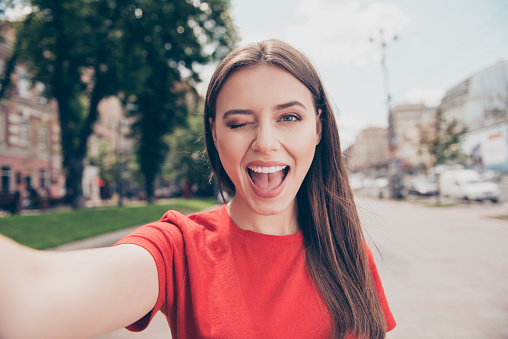
#> input picture photo.jpg, 508 x 339 px
$ jupyter execute 'Cartoonify Images.ipynb'
#> lines starting #> are read from the running program, lines starting #| are printed output that depends on the picture; after the words box and inside, x2 and y2 are one past the last pixel; in counts of white or black regions, pixels touching at a corner belong together
[cell 1]
import cv2
import numpy as np
import matplotlib.pyplot as plt

## Loading image

[cell 2]
def read_file(filename):
#> called with filename = 'photo.jpg'
    img=cv2.imread(filename)
#> img is the input picture: shape (339, 508, 3); mean B, G, R 135.7, 137.4, 158.1
    img=cv2.cvtColor(img , cv2.COLOR_BGRA2RGB)
    plt.imshow(img)
    plt.show()
    return img

[cell 3]
filename="photo.jpg"
img=read_file(filename)
org_img=np.copy(img)

# Creating Edge Mask

[cell 4]
def edge_mask(img,line_size,blur_value):
    # Input:Input image
    # Output: Edges of image
#> called with line_size = 7, blur_value = 7
    gray=cv2.cvtColor(img,cv2.COLOR_RGB2GRAY)
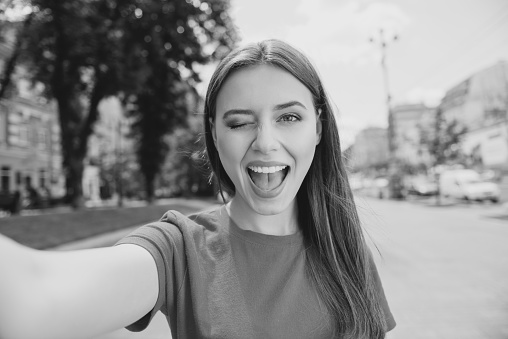
#> gray: shape (339, 508); min 11, max 236, mean 143.4
    gray_blur=(cv2.medianBlur(gray,blur_value))
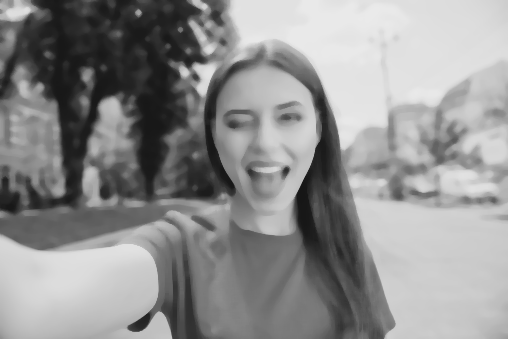
#> gray_blur: shape (339, 508); min 22, max 234, mean 143.6

    edges=cv2.adaptiveThreshold(gray_blur,255,cv2.ADAPTIVE_THRESH_MEAN_C,
                                     cv2.THRESH_BINARY,line_size,blur_value)
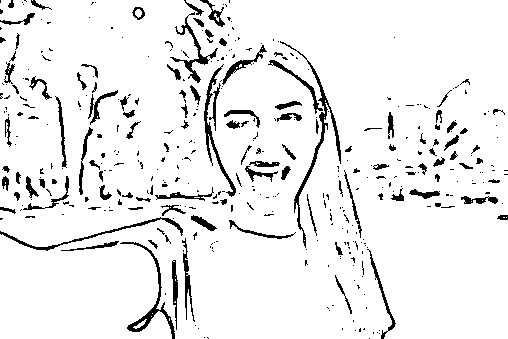
#> edges: shape (339, 508); 92.6% white; 398 black regions (281 under 20 px), largest, box (x1, y1, x2, y2) and area: (280, 41, 341, 248) 880, (120, 242, 175, 339) 618, (204, 64, 236, 197) 581
    return edges

[cell 5]
line_size,blur_value=7,7
edges=edge_mask(img,line_size,blur_value)
plt.imshow(edges,cmap="gray")
plt.show()

## Reduce color palette

[cell 6]
def color_quantization(img, k):
    #Transform image
#> called with k = 4
    data=np.float32(img).reshape((-1,3))

    #Determine criteria
    criteria=(cv2.TERM_CRITERIA_EPS+cv2.TERM_CRITERIA_MAX_ITER,20,0.001)

    #implement k-means
    ret,label,center=cv2.kmeans(data, k, None,criteria,10,cv2.KMEANS_RANDOM_CENTERS)
#> ret = 249041675.2; center = [[225.2, 71.9, 81.29], [214.3, 204.1, 199.6], [40.28, 57.34, 62.36], [151.4, 128.2, 118]]
    center=np.uint8(center)
#> center = [[225, 71, 81], [214, 204, 199], [40, 57, 62], [151, 128, 118]]

    result=center[label.flatten()]
    result=result.reshape(img.shape)
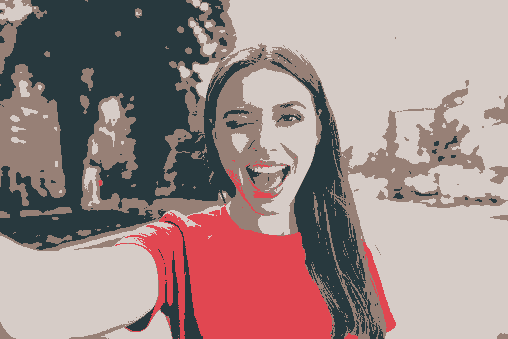
#> result: shape (339, 508, 3); mean R, G, B 157.8, 137.1, 135.3
    return result

[cell 7]
img_quantized=color_quantization(img,k=4)
plt.imshow(img_quantized)
plt.show()

[cell 8]
# Reduce the noise
blurred= cv2.bilateralFilter(img_quantized,d=7,sigmaColor=200,sigmaSpace=200)
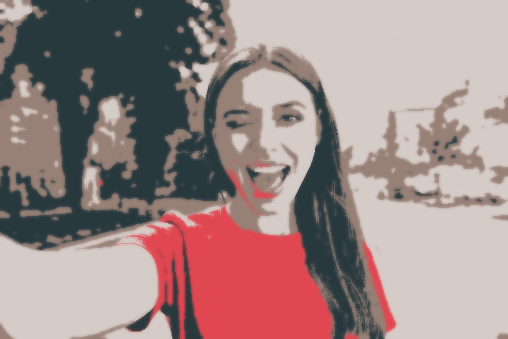
#> blurred: shape (339, 508, 3); mean R, G, B 157.8, 137.1, 135.3
plt.imshow(blurred)
plt.show()

## Combine each mask with quantized img

[cell 9]
def cartoon():
    c=cv2.bitwise_and(blurred,blurred,mask=edges)
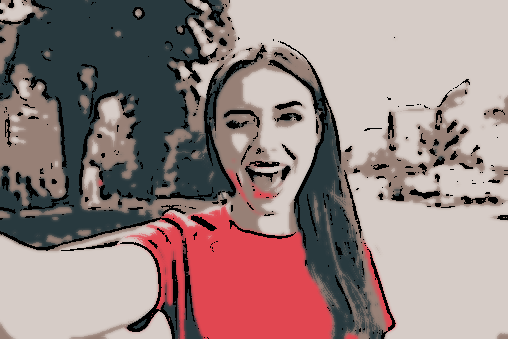
#> c: shape (339, 508, 3); mean R, G, B 150.4, 130.6, 128.8
    plt.imshow(org_img)
    plt.title("Original image")
    plt.show()

    plt.imshow(c)
    plt.title("Cartoonified image")
    plt.show()
